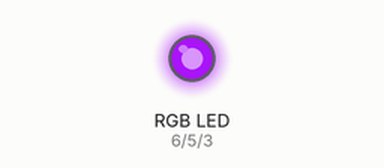
Bench run of a sketch on a simulated Arduino Uno, built with avr-gcc and run on an emulated ATmega328P. On the bench: an RGB LED mixed from three pins (HIGH = lit). Dim RGB values are drawn brighter than linear; random numbers use the default seed unless the sketch sets one.

Above: at 0.1 s.
At 5.6 s:
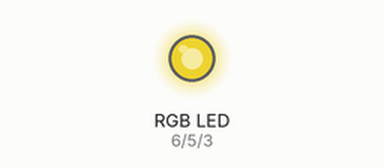
At 11.1 s:
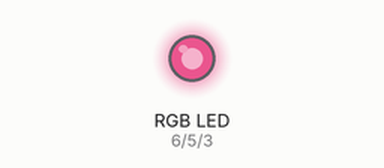
At 16.6 s:
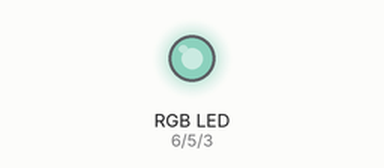
At 22.1 s:
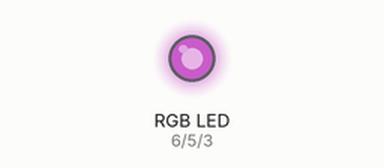
At 38.6 s:
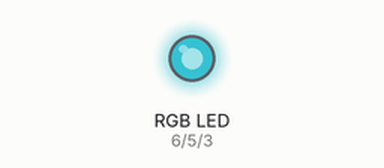
Timing chart, 0 to 40.0 s (numbered marks = the images above):
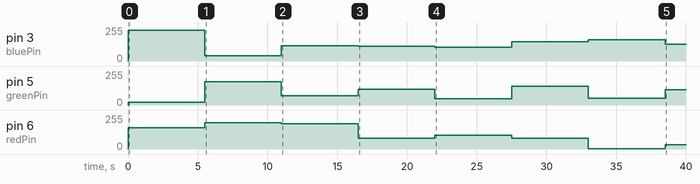

Measured:
- by itself, pin 6 (redPin): 0/255 → 158/255 at 0.00 s, → 197/255 5.5 s later, → 188/255 5.5 s later, → 80/255 5.5 s later, … (8 changes in this stretch)
- by itself, pin 3 (bluePin): 0/255 → 232/255 at 0.00 s, → 38/255 5.5 s later, → 114/255 5.5 s later, → 109/255 5.5 s later, … (8 changes in this stretch)

The sketch:

RGB_rsndom.ino
```cpp
int redPin = 6;
int greenPin = 5;
int bluePin = 3;

void setup(){
     pinMode(redPin, OUTPUT);
     pinMode(greenPin, OUTPUT);
     pinMode(bluePin, OUTPUT);
}

void loop(){
      //R:0-255 G:0-255 B:0-255
      colorRGB(random(0,255),random(0,255),random(0,255));
      delay(5500);
}

void colorRGB(int red, int green, int blue){
      analogWrite(redPin,constrain(red,0,255));
      analogWrite(greenPin,constrain(green,0,255));
      analogWrite(bluePin,constrain(blue,0,255));
}
```
